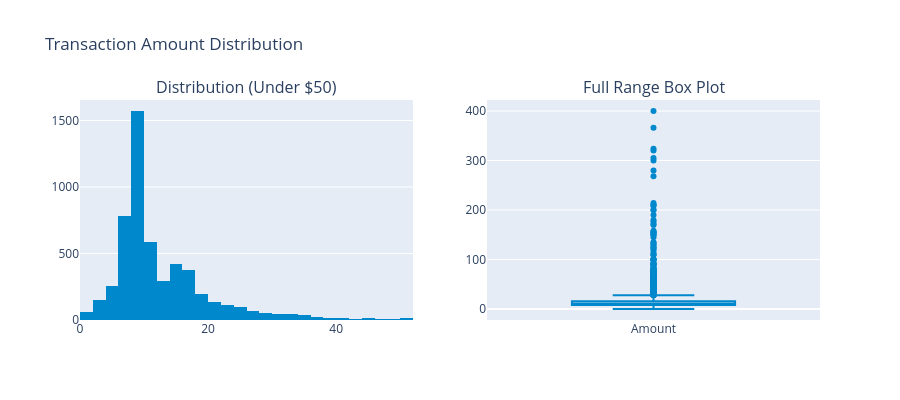

The cell this chart's notebook holds for it:
### Markdown cell above
# ========== AMOUNT DISTRIBUTION ==========

### Code cell
fig = make_subplots(rows=1, cols=2,
                    subplot_titles=['Distribution (Under $50)', 'Full Range Box Plot'])

fig.add_trace(go.Histogram(x=df[df['Amount']<=50]['Amount'], nbinsx=25,
              marker_color='#0088cc', name='Amount'), row=1, col=1)
fig.add_trace(go.Box(y=df['Amount'], marker_color='#0088cc',
              name='Amount'), row=1, col=2)
fig.update_layout(title='Transaction Amount Distribution', height=400, showlegend=False)
fig.show()

### Figure 1 — Plotly figure (JSON) as saved in the notebook; plotly's stock layout.template omitted (floating-point values rounded to 4 significant figures; data arrays with more than 128 entries replaced by an {"elided": "..."} marker saying what was removed)
{"data": [{"marker": {"color": "#0088cc"}, "name": "Amount", "nbinsx": 25, "type": "histogram", "x": {"elided": "5385 float values"}, "xaxis": "x", "yaxis": "y"}, {"marker": {"color": "#0088cc"}, "name": "Amount", "type": "box", "xaxis": "x2", "y": {"elided": "5509 float values"}, "yaxis": "y2"}], "layout": {"annotations": [{"font": {"size": 16}, "showarrow": false, "text": "Distribution (Under $50)", "x": 0.225, "xanchor": "center", "xref": "paper", "y": 1, "yanchor": "bottom", "yref": "paper"}, {"font": {"size": 16}, "showarrow": false, "text": "Full Range Box Plot", "x": 0.775, "xanchor": "center", "xref": "paper", "y": 1, "yanchor": "bottom", "yref": "paper"}], "height": 400, "showlegend": false, "title": {"text": "Transaction Amount Distribution"}, "xaxis": {"anchor": "y", "domain": [0, 0.45]}, "xaxis2": {"anchor": "y2", "domain": [0.55, 1]}, "yaxis": {"anchor": "x", "domain": [0, 1]}, "yaxis2": {"anchor": "x2", "domain": [0, 1]}}}
